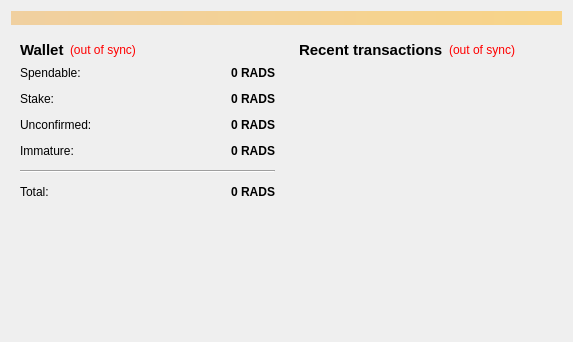
<?xml version="1.0" encoding="UTF-8"?>
<ui version="4.0">
 <class>OverviewPage</class>
 <widget class="QWidget" name="OverviewPage">
  <property name="geometry">
   <rect>
    <x>0</x>
    <y>0</y>
    <width>573</width>
    <height>342</height>
   </rect>
  </property>
  <property name="windowTitle">
   <string>Form</string>
  </property>
  <layout class="QVBoxLayout" name="topLayout">
   <item>
    <widget class="QLabel" name="labelAlerts">
     <property name="visible">
      <bool>false</bool>
     </property>
     <property name="styleSheet">
      <string notr="true">background-color: qlineargradient(x1: 0, y1: 0, x2: 1, y2: 0, stop:0 #F0D0A0, stop:1 #F8D488);  color:#000000
</string>
     </property>
     <property name="wordWrap">
      <bool>true</bool>
     </property>
     <property name="margin">
      <number>3</number>
     </property>
    </widget>
   </item>
   <item>
    <layout class="QHBoxLayout" name="horizontalLayout" stretch="1,1">
     <item>
      <layout class="QVBoxLayout" name="verticalLayout_2">
       <item>
        <widget class="QWidget" name="widget" native="true">
         <layout class="QVBoxLayout" name="verticalLayout_4">
          <item>
           <layout class="QHBoxLayout" name="horizontalLayout_4">
            <item>
             <widget class="QLabel" name="label_5">
              <property name="font">
               <font>
                <pointsize>11</pointsize>
                <weight>75</weight>
                <bold>true</bold>
               </font>
              </property>
              <property name="text">
               <string>Wallet</string>
              </property>
             </widget>
            </item>
            <item>
             <widget class="QLabel" name="labelWalletStatus">
              <property name="toolTip">
               <string>The displayed information may be out of date. Your wallet automatically synchronizes with the Radium network after a connection is established, but this process has not completed yet.</string>
              </property>
              <property name="styleSheet">
               <string notr="true">QLabel { color: red; }</string>
              </property>
              <property name="text">
               <string notr="true">(out of sync)</string>
              </property>
              <property name="alignment">
               <set>Qt::AlignLeading|Qt::AlignLeft|Qt::AlignVCenter</set>
              </property>
             </widget>
            </item>
            <item>
             <spacer name="horizontalSpacer_2">
              <property name="orientation">
               <enum>Qt::Horizontal</enum>
              </property>
              <property name="sizeHint" stdset="0">
               <size>
                <width>40</width>
                <height>20</height>
               </size>
              </property>
             </spacer>
            </item>
           </layout>
          </item>
          <item>
           <layout class="QFormLayout" name="formLayout_2">
            <property name="fieldGrowthPolicy">
             <enum>QFormLayout::AllNonFixedFieldsGrow</enum>
            </property>
            <property name="horizontalSpacing">
             <number>12</number>
            </property>
            <property name="verticalSpacing">
             <number>12</number>
            </property>
            <item row="0" column="0">
             <widget class="QLabel" name="label">
              <property name="text">
               <string>Spendable:</string>
              </property>
             </widget>
            </item>
            <item row="0" column="1">
             <widget class="QLabel" name="labelBalance">
              <property name="font">
               <font>
                <weight>75</weight>
                <bold>true</bold>
               </font>
              </property>
              <property name="cursor">
               <cursorShape>IBeamCursor</cursorShape>
              </property>
              <property name="toolTip">
               <string>Your current spendable balance</string>
              </property>
              <property name="text">
               <string notr="true">0 RADS</string>
              </property>
              <property name="alignment">
               <set>Qt::AlignRight|Qt::AlignTrailing|Qt::AlignVCenter</set>
              </property>
              <property name="textInteractionFlags">
               <set>Qt::LinksAccessibleByMouse|Qt::TextSelectableByKeyboard|Qt::TextSelectableByMouse</set>
              </property>
             </widget>
            </item>
            <item row="1" column="0">
             <widget class="QLabel" name="label_6">
              <property name="text">
               <string>Stake:</string>
              </property>
             </widget>
            </item>
            <item row="1" column="1">
             <widget class="QLabel" name="labelStake">
              <property name="font">
               <font>
                <weight>75</weight>
                <bold>true</bold>
               </font>
              </property>
              <property name="cursor">
               <cursorShape>IBeamCursor</cursorShape>
              </property>
              <property name="toolTip">
               <string>Total of coins that was staked, and do not yet count toward the current balance</string>
              </property>
              <property name="text">
               <string notr="true">0 RADS</string>
              </property>
              <property name="alignment">
               <set>Qt::AlignRight|Qt::AlignTrailing|Qt::AlignVCenter</set>
              </property>
              <property name="textInteractionFlags">
               <set>Qt::LinksAccessibleByMouse|Qt::TextSelectableByKeyboard|Qt::TextSelectableByMouse</set>
              </property>
             </widget>
            </item>
            <item row="2" column="0">
             <widget class="QLabel" name="label_3">
              <property name="text">
               <string>Unconfirmed:</string>
              </property>
             </widget>
            </item>
            <item row="2" column="1">
             <widget class="QLabel" name="labelUnconfirmed">
              <property name="font">
               <font>
                <weight>75</weight>
                <bold>true</bold>
               </font>
              </property>
              <property name="cursor">
               <cursorShape>IBeamCursor</cursorShape>
              </property>
              <property name="toolTip">
               <string>Total of transactions that have yet to be confirmed, and do not yet count toward the current balance</string>
              </property>
              <property name="text">
               <string notr="true">0 RADS</string>
              </property>
              <property name="alignment">
               <set>Qt::AlignRight|Qt::AlignTrailing|Qt::AlignVCenter</set>
              </property>
              <property name="textInteractionFlags">
               <set>Qt::LinksAccessibleByMouse|Qt::TextSelectableByKeyboard|Qt::TextSelectableByMouse</set>
              </property>
             </widget>
            </item>
            <item row="3" column="0">
             <widget class="QLabel" name="labelImmatureText">
              <property name="text">
               <string>Immature:</string>
              </property>
             </widget>
            </item>
            <item row="3" column="1">
             <widget class="QLabel" name="labelImmature">
              <property name="font">
               <font>
                <weight>75</weight>
                <bold>true</bold>
               </font>
              </property>
              <property name="toolTip">
               <string>Mined balance that has not yet matured</string>
              </property>
              <property name="text">
               <string notr="true">0 RADS</string>
              </property>
              <property name="alignment">
               <set>Qt::AlignRight|Qt::AlignTrailing|Qt::AlignVCenter</set>
              </property>
              <property name="textInteractionFlags">
               <set>Qt::LinksAccessibleByMouse|Qt::TextSelectableByKeyboard|Qt::TextSelectableByMouse</set>
              </property>
             </widget>
            </item>
            <item row="4" column="0" colspan="2">
             <widget class="Line" name="line">
              <property name="orientation">
               <enum>Qt::Horizontal</enum>
              </property>
             </widget>
            </item>
            <item row="5" column="0">
             <widget class="QLabel" name="labelTotalText">
              <property name="text">
               <string>Total:</string>
              </property>
             </widget>
            </item>
            <item row="5" column="1">
             <widget class="QLabel" name="labelTotal">
              <property name="font">
               <font>
                <weight>75</weight>
                <bold>true</bold>
               </font>
              </property>
              <property name="cursor">
               <cursorShape>IBeamCursor</cursorShape>
              </property>
              <property name="toolTip">
               <string>Your current total balance</string>
              </property>
              <property name="text">
               <string notr="true">0 RADS</string>
              </property>
              <property name="alignment">
               <set>Qt::AlignRight|Qt::AlignTrailing|Qt::AlignVCenter</set>
              </property>
              <property name="textInteractionFlags">
               <set>Qt::LinksAccessibleByMouse|Qt::TextSelectableByKeyboard|Qt::TextSelectableByMouse</set>
              </property>
             </widget>
            </item>
           </layout>
          </item>
         </layout>
        </widget>
       </item>
       <item>
        <spacer name="verticalSpacer">
         <property name="orientation">
          <enum>Qt::Vertical</enum>
         </property>
         <property name="sizeHint" stdset="0">
          <size>
           <width>20</width>
           <height>40</height>
          </size>
         </property>
        </spacer>
       </item>
      </layout>
     </item>
     <item>
      <layout class="QVBoxLayout" name="verticalLayout_3">
       <item>
        <widget class="QWidget" name="widget_2" native="true">
         <layout class="QVBoxLayout" name="verticalLayout">
          <item>
           <layout class="QHBoxLayout" name="horizontalLayout_2">
            <item>
             <widget class="QLabel" name="label_4">
              <property name="font">
               <font>
                <pointsize>11</pointsize>
                <weight>75</weight>
                <bold>true</bold>
               </font>
              </property>
              <property name="text">
               <string>&lt;b&gt;Recent transactions&lt;/b&gt;</string>
              </property>
             </widget>
            </item>
            <item>
             <widget class="QLabel" name="labelTransactionsStatus">
              <property name="toolTip">
               <string>The displayed information may be out of date. Your wallet automatically synchronizes with the Radium network after a connection is established, but this process has not completed yet.</string>
              </property>
              <property name="styleSheet">
               <string notr="true">QLabel { color: red; }</string>
              </property>
              <property name="text">
               <string notr="true">(out of sync)</string>
              </property>
              <property name="alignment">
               <set>Qt::AlignRight|Qt::AlignTrailing|Qt::AlignVCenter</set>
              </property>
             </widget>
            </item>
            <item>
             <spacer name="horizontalSpacer">
              <property name="orientation">
               <enum>Qt::Horizontal</enum>
              </property>
              <property name="sizeHint" stdset="0">
               <size>
                <width>40</width>
                <height>20</height>
               </size>
              </property>
             </spacer>
            </item>
           </layout>
          </item>
          <item>
           <widget class="QListView" name="listTransactions">
            <property name="styleSheet">
             <string notr="true">QListView { background: transparent; }</string>
            </property>
            <property name="frameShape">
             <enum>QFrame::NoFrame</enum>
            </property>
            <property name="verticalScrollBarPolicy">
             <enum>Qt::ScrollBarAlwaysOff</enum>
            </property>
            <property name="horizontalScrollBarPolicy">
             <enum>Qt::ScrollBarAlwaysOff</enum>
            </property>
            <property name="selectionMode">
             <enum>QAbstractItemView::NoSelection</enum>
            </property>
           </widget>
          </item>
         </layout>
        </widget>
       </item>
      </layout>
     </item>
    </layout>
   </item>
  </layout>
 </widget>
 <resources/>
 <connections/>
</ui>
